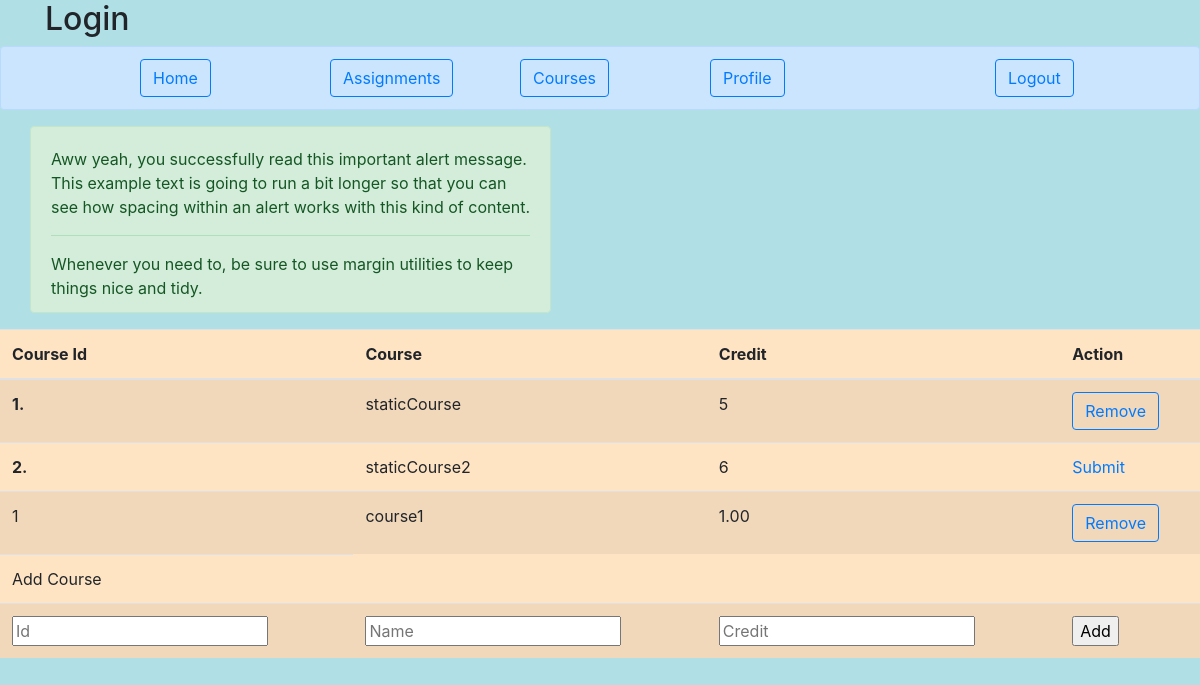
The app's page /Register/TeacherCourseDisplay.html (signed in), older data.
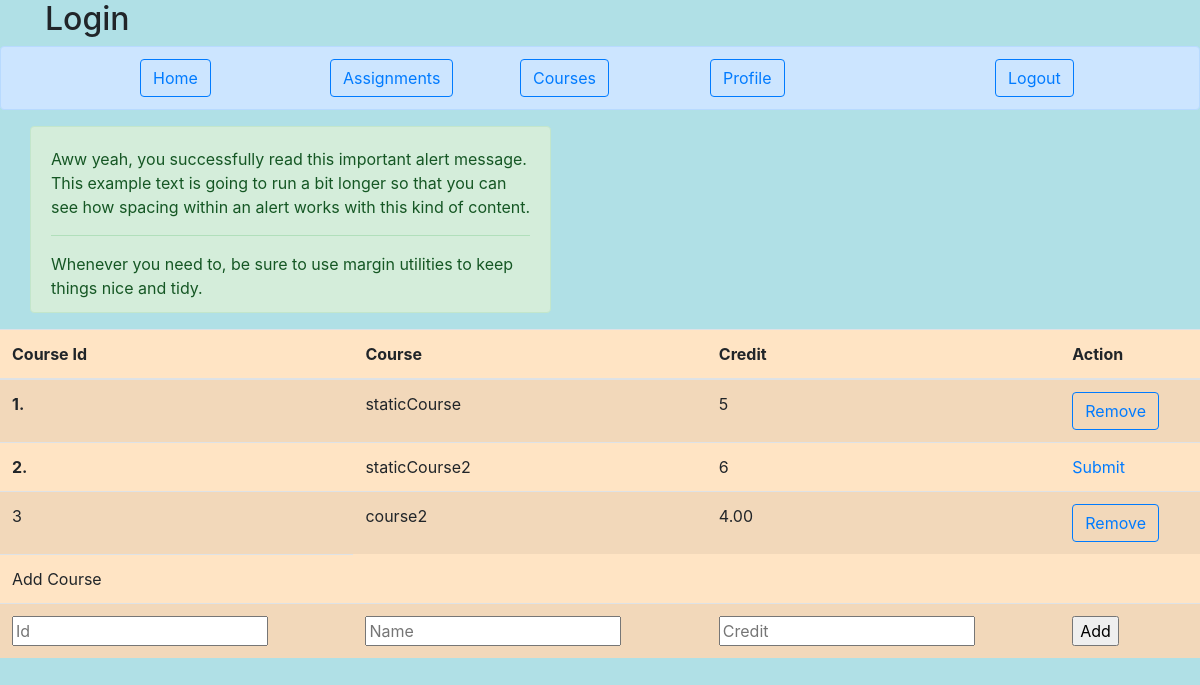
The same page, newer data.
### RegistrationModule/models.py (models this page shows)
class Courses(models.Model):
    c_id=models.CharField(max_length=10,primary_key=True)
    c_name=models.CharField(max_length=20)
    c_credit=models.DecimalField(decimal_places=2,max_digits=5)

### RegistrationModule/views.py (the view)
# urls.py: path('TeacherCourseDisplay.html',views.teacherCourseDisplay,name='teacherCourseDisplay'),
def teacherCourseDisplay(request):
    if request.user.is_authenticated:
        c={}
        course_list=Courses.objects.all()#filter(c_credit__gt=0)
        c['course_list']=course_list
        c.update(csrf(request))
        return render(request,"TeacherCourseDisplay.html",c)
    else:
        return HttpResponseRedirect('/')

### RegistrationModule/templates/TeacherCourseDisplay.html (shortened to what this page needs)
{% extends 'Teacher_base.html' %}
	{% block content %}
  <table class="table table-striped" style="background-color:bisque">
  <thead>
    <tr>
      <th scope="col">Course Id</th>
      <th scope="col">Course</th>
      <th scope="col">Credit</th>
      <th scope="col">Action</th>
    </tr>
  </thead>
  <tbody>
    <tr>
      <th scope="row">1.</th>
      <td>staticCourse</td>
      <td>5</td>
      <td>
          <a class="btn btn-outline-primary" href="/Register/RemoveTeacherCourse?c_id=1" role="button">
            Remove
          </a>
        </td>
    </tr>
    <tr>
      <th scope="row">2.</th>
      <td>staticCourse2</td>
      <td>6</td>
      <td><a href="/Register/RemoveTeacherCourse?c_id=2">Submit</a></td>
	</tr>
	{%for course in course_list %}
	<tr>
		<td>{{course.c_id}}</td>
		<td>{{course.c_name}}</td>
		<td>{{course.c_credit}}</td>
		<td><a class="btn btn-outline-primary" href="/Register/RemoveTeacherCourse?c_id={{course.c_id}}" role="button">Remove</a></td>
	</tr>
    {%endfor%}
    <tr>
        <td>
            Add Course
        </td>
    </tr>
    <tr>
        <form action="/Register/AddTeacherCourse" method="POST" >
            <td>
                <input type="text" id="c_id" name="c_id" required placeholder="Id" title="Course id, can be string of length 10">
            </td>
            <td>
                <input type="text" name="c_name" id="c_name" required placeholder="Name" title="Name of the course">
            </td>
            <td>
                <input type="text" name="c_credit" id="c_credit" required placeholder="Credit" title="Credit can be floating between from 0 to 10">
            </td>
            <td>
                <input type="submit" value="Add">
            </td>
        </form>
    </tr>
  </tbody>
</table>
    {%endblock%}

### templates/Teacher_base.html (shortened to what this page needs)
<!doctype html>
<html lang="en">
  <head>
    <link rel="stylesheet" href="https://stackpath.bootstrapcdn.com/bootstrap/4.3.1/css/bootstrap.min.css">
  </head>
  <body style="background-color:powderblue;">
	<div class="container">
		<div class="row justify-content-start">
		    <div class="col-4">
		      <h2>Login</h2>
		    </div>
		</div>
	</div>
	<div class="alert alert-primary" role="alert">
		<div class="container">
			<div class="row justify-content-end">
			    <div class="col-2">
					<a class="btn btn-outline-primary" href="/manageAssignments/TeacherHomePage.html" role="button">
						Home
					</a>
			    </div>
				<div class="col-2">
				      <a class="btn btn-outline-primary" href="/manageSubmissions/TeacherSubmissionDisplay.html" role="button">
					  	Assignments
					  </a>
				</div>
				<div class="col-2">
					<a class="btn btn-outline-primary" href="/Register/TeacherCourseDisplay.html" role="button">
						Courses
					  </a>
			  	</div>
				<div class="col-3">
				      <a class="btn btn-outline-primary" href="/Register/TeacherProfile.html" role="button">
					  	Profile
						</a>
				</div>
				<div class="col-2">
				      <a class="btn btn-outline-primary" href="/Register/Logout.html" role="button">
					  	Logout
					  </a>
				</div>
			</div>
		</div>
	</div>
	<div class="container">
		<div class="row justify-content-start">
			<div class="alert alert-success" role="alert">
				  <p>Aww yeah, you successfully read this important alert message.<br>
					This example text is going to run a bit longer so that you can<br>
					see how spacing within an alert works with this kind of content.</p>
				  <hr>
				  <p class="mb-0">Whenever you need to, be sure to use margin utilities to keep<br>
						things nice and tidy.</p>
			</div>
		</div>
	</div>
	{% block content %}
	{% endblock %}
</body>
</html>

Row changes from the older to the newer data that the page shows:
removed Courses: c_id "1", c_name "course1", c_credit "1.00"
added Courses: c_id "3", c_name "course2", c_credit "4.00"
